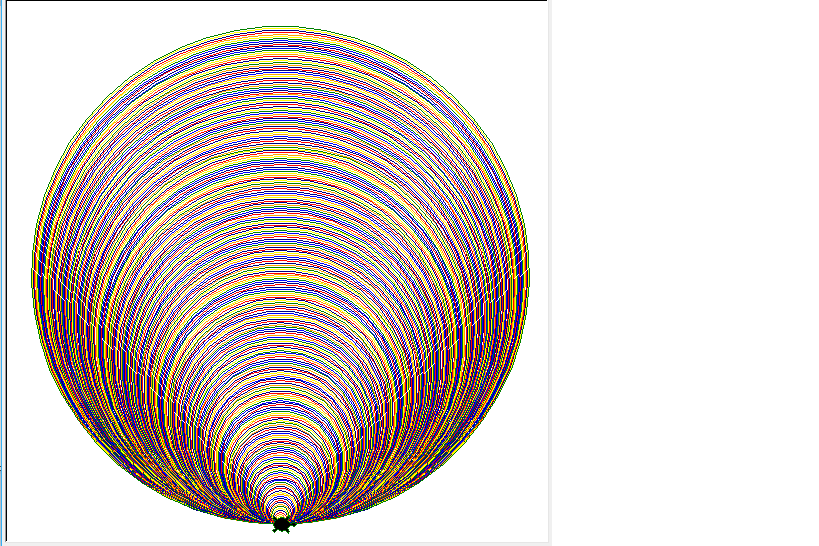

Python code for this plot:
import turtle
swidth,sheight=500,500
turtle.title('무지개색 원 그리기')
turtle.shape('turtle')
turtle.setup(width=swidth+50,height=sheight+50)
turtle.screensize(swidth,sheight)
turtle.penup()
turtle.goto(0,-sheight/2)
turtle.pendown()
turtle.speed(0)
for radius in range(1,250):
    if radius%6==0:
        turtle.pencolor('red')
    elif radius%5==0:
        turtle.pencolor('orange')
    elif radius%4==0:
        turtle.pencolor('yellow')
    elif radius%3==0:
        turtle.pencolor('green')
    elif radius%2==0:
        turtle.pencolor('blue')
    elif radius%1==0:
        turtle.pencolor('navyblue')
    else:
        turtle.pencolor('purple')
    turtle.circle(radius)
turtle.done()
